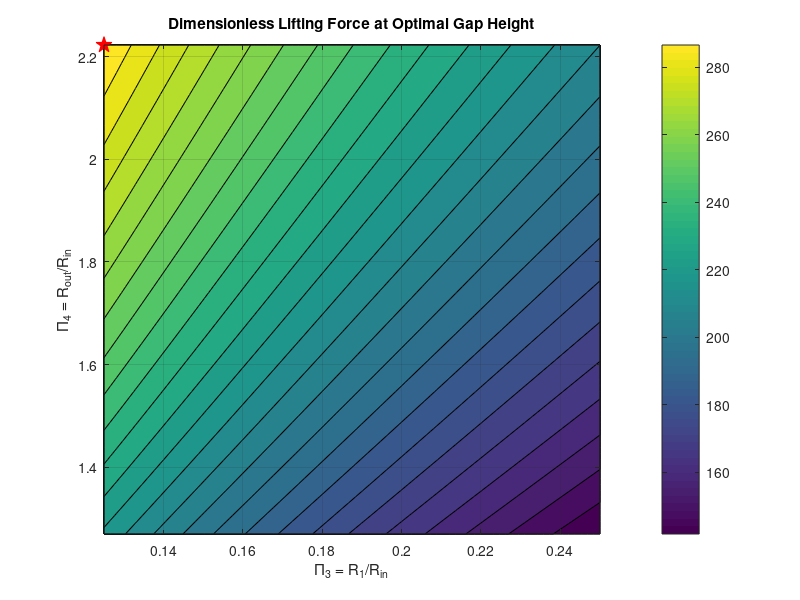

Source code (MATLAB):
clear; clc; close all;

% Fixed parameters (example values)
rho = 1.225;            % Air density (kg/m^3)
Q = 0.02;              % Volumetric flow rate (m^3/s), about an average hair dryer
p0 = 0.15*1000*9.81;    % Inlet gauge pressure (Pa), 15 cm H2O
Rin = 0.04;            % Hose inlet radius (m)

% Buckingham Pi groups
Pi2 = p0*Rin^4/(rho*Q^2);

Pi3 = linspace(0.125, 0.25, 80);   % R1/Rin
Pi4 = linspace(1.27, 2.2225, 80);   % Rout/Rin
Pi5 = linspace(0.025, 0.25, 40);   % h/Rin

% Generate all geometries
[A,B,C] = ndgrid(Pi3,Pi4,Pi5);

% Dimensionless lifting force (Pi1)
Pi1 = -pi*Pi2.*A.^2 ...
    - (A.^2 + 1./A.^2)/(2*pi) ...
    + 1./(4*pi*C.^2).* ...
    (log(B./A) - (B.^2-A.^2)./(2*B.^2));

% Exclude invalid geometries, Rout > R1 which is the same as Pi4 > Pi3
Pi1(B <= A) = -Inf;


% Find maximum dimensionless lifting force
[Pi1max,idx] = max(Pi1(:));

% Convert linear index to indices in the 3D grid
[i,j,k] = ind2sub(size(Pi1),idx);

% Recover dimensionless parameters at the maximum
Pi3_opt = Pi3(i);    % R1/Rin
Pi4_opt = Pi4(j);    % Rout/Rin
Pi5_opt = Pi5(k);    % h/Rin

% Convert back to physical dimensions (m)
R1_opt = Pi3_opt*Rin;
Rout_opt = Pi4_opt*Rin;
h_opt = Pi5_opt*Rin;

% Display optimal geometry and lifting force
fprintf('Optimal R1 = %.2f mm\n', R1_opt*1000);
fprintf('Optimal Rout = %.2f mm\n', Rout_opt*1000);
fprintf('Optimal h = %.2f mm\n', h_opt*1000);
fprintf('Maximum lift = %.5f N\n', ...
    Pi1max*rho*Q^2/Rin^2);

% Contour plot at optimal gap height
figure;
contourf(Pi3,Pi4,Pi1(:,:,k)',25);
colorbar;
hold on;
plot(Pi3(i),Pi4(j),'rp','MarkerSize',12,'MarkerFaceColor','r');
xlabel('\Pi_3 = R_1/R_{in}');
ylabel('\Pi_4 = R_{out}/R_{in}');
title('Dimensionless Lifting Force at Optimal Gap Height');
grid on;
